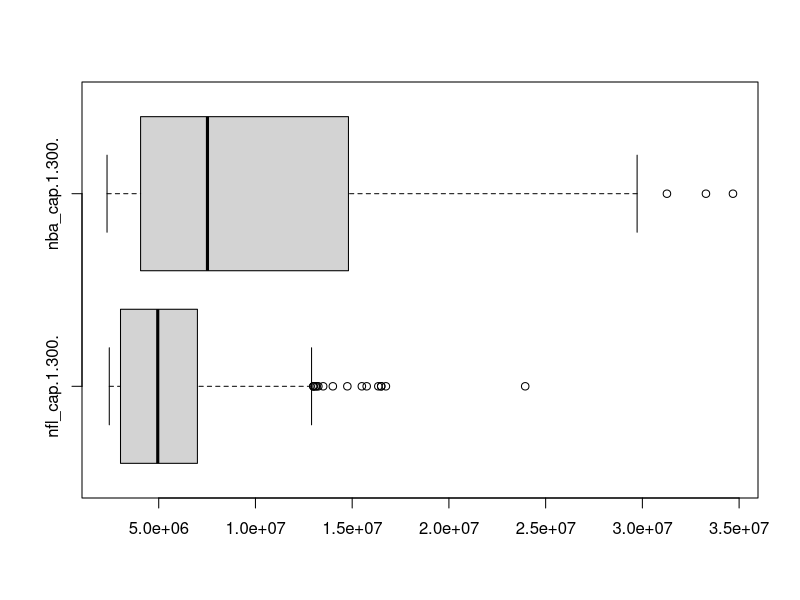

Write the R code that produced this figure.
nba <- read.csv("nba-2017.csv")
nfl <- read.csv("nfl-2017.csv")

nba_cap <- sort(as.numeric(sub('\\$', '', as.character(nba$Salary))), decreasing = TRUE)
nfl_cap <- sort(as.numeric(sub('\\$', '', as.character(nfl$Cap.Hit))), decreasing = TRUE)

boxplot(data.frame(nfl_cap[1:300], nba_cap[1:300]), horizontal = TRUE)
